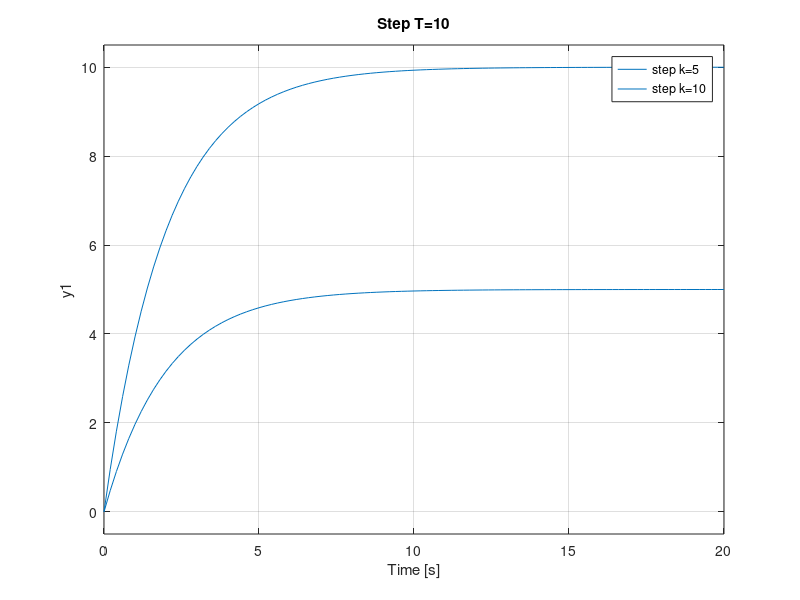

Write MATLAB code to recreate this figure.
clear all
close all
clc

k = 5;
T = 2;

Gt2 = tf(k,[2 1]);
Gt10 = tf(k, [10 1]);
Gk5 = tf(5, [T 1]);
Gk10 = tf(10, [T 1]);

subplot(2,2,1);
impulse(Gt2);
xlabel('s');
ylabel('G(s)');
grid on;
hold on;
impulse(Gt10);
title('Impulse k=5')
legend('impulse T=2','impulse T=10');

subplot(2,2,2);
step(Gt2);
xlabel('s');
ylabel('G(s)');
grid on;
hold on;
step(Gt10);
title('Step k=5')
legend('step T=2','step T=10');

subplot(2,2,3);
impulse(Gk5);
xlabel('s');
ylabel('G(s)');
grid on;
hold on;
impulse(Gk10);
title('Impulse T=2')
legend('impulse k=5','impulse k=10');

subplot(2,2,4);
step(Gk5);
xlabel('s');
ylabel('G(s)');
grid on;
hold on;
step(Gk10);
title('Step T=10')
legend('step k=5','step k=10');
